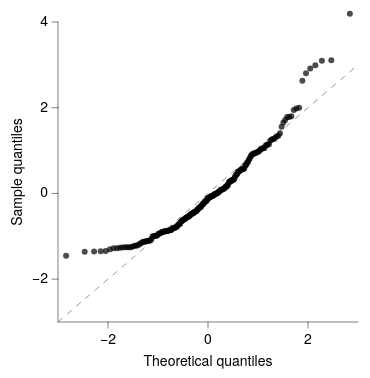

Describe this chart as a Vega-Lite specification.
### Vega-Lite specification from a JSON file in a GitHub repository (floating-point values rounded to 4 significant figures; data arrays with more than 128 entries replaced by an {"elided": "..."} marker saying what was removed)
{"background": null, "config": {"arc": {"fill": "#DBDBDB", "fillOpacity": 1.0, "innerRadius": 37.5, "padAngle": 0.03, "stroke": "black", "strokeOpacity": 1, "strokeWidth": 0.25}, "area": {"fill": "#DBDBDB", "fillOpacity": 1.0, "stroke": "black", "strokeOpacity": 1, "strokeWidth": 0.25}, "axis": {"domain": true, "domainCap": "round", "domainColor": "black", "domainWidth": 0.25, "grid": false, "gridCap": "round", "gridColor": "#F1F1F1", "gridDash": [0, 0], "gridOpacity": 1.0, "gridWidth": 0.25, "labelColor": "black", "labelFont": "Helvetica Neue, HelveticaNeue, Helvetica, Arial, sans-serif", "labelFontSize": 7, "labelFontStyle": "normal", "labelFontWeight": 400, "offset": 0, "ticks": true, "tickCap": "round", "tickColor": "black", "tickRound": false, "tickSize": 3, "tickWidth": 0.25, "titleColor": "black", "titleFont": "Helvetica Neue, HelveticaNeue, Helvetica, Arial, sans-serif", "titleFontSize": 7, "titleFontStyle": "normal", "titleFontWeight": 400}, "axisX": {"domain": true, "labelAlign": "center", "labelAngle": 0, "labels": true, "ticks": true, "translate": 0}, "axisY": {"domain": true, "labelAlign": "right", "labelAngle": 0, "labels": true, "ticks": true, "translate": 0}, "axisRight": {"domain": true, "labelAlign": "left", "labelAngle": 0, "labels": true, "ticks": true, "translate": 0}, "axisTop": {"domain": true, "labelAlign": "center", "labelAngle": 0, "labels": true, "ticks": true, "translate": 0}, "axisBand": {"tickOffset": 0}, "bar": {"fill": "#DBDBDB", "fillOpacity": 1.0, "stroke": "black", "strokeOpacity": 1, "strokeWidth": 0.25}, "boxplot": {"size": 13.5, "ticks": {"cornerRadius": 0.25, "fill": "black", "opacity": 1, "size": 6.75, "thickness": 0.25}, "box": {"fillOpacity": 1.0, "stroke": "black", "strokeOpacity": 1, "strokeWidth": 0.25}, "median": {"cornerRadius": 0, "fill": "black", "fillOpacity": 1.0, "opacity": 1, "size": 13.5, "thickness": 0.25}, "rule": {"fill": "black", "fillOpacity": 1.0, "size": 15.0, "stroke": "black", "strokeDash": [0, 0], "strokeOpacity": 1, "strokeWidth": 0.25}, "outliers": {"color": "black", "fill": "black", "fillOpacity": 1.0, "size": 0, "stroke": "black", "strokeOpacity": 1, "strokeWidth": 0.25}}, "circle": {"fill": "black", "fillOpacity": 1.0, "size": 1.875, "stroke": null, "strokeOpacity": 1, "strokeWidth": 0.25}, "errorband": {"band": {"fillOpacity": 0.6, "stroke": null, "strokeWidth": 0.25, "strokeOpacity": 1}, "borders": {"opacity": 0, "strokeOpacity": 0.25, "strokeWidth": 1}}, "errorbar": {"opacity": 1, "rule": {"strokeDash": [0, 0], "strokeWidth": 0.25}, "ticks": {"color": "black", "cornerRadius": 0.125, "opacity": 1, "size": 9.0, "thickness": 0.25}, "thickness": 0.25}, "font": "Helvetica Neue, HelveticaNeue, Helvetica, Arial, sans-serif", "geoshape": {"fill": "#DBDBDB", "fillOpacity": 1.0, "stroke": "black", "strokeOpacity": 1, "strokeWidth": 0.25}, "header": {"labelColor": "black", "labelFont": "Helvetica Neue, HelveticaNeue, Helvetica, Arial, sans-serif", "labelFontSize": 7, "labelFontStyle": "normal", "labelFontWeight": 400, "titleColor": "black", "titleFont": "Helvetica Neue, HelveticaNeue, Helvetica, Arial, sans-serif", "titleFontSize": 7, "titleFontStyle": "normal", "titleFontWeight": 400, "titlePadding": 0}, "legend": {"disable": false, "offset": 4.5, "titlePadding": 4, "labelOffset": 2, "gradientLabelOffset": 2, "gradientLength": 75.0, "gradientThickness": 7.5, "gradientOpacity": 1.0, "gradientStrokeColor": "black", "gradientStrokeWidth": 0.25, "labelColor": "black", "labelFont": "Helvetica Neue, HelveticaNeue, Helvetica, Arial, sans-serif", "labelFontSize": 7, "labelFontStyle": "normal", "labelFontWeight": 400, "strokeColor": "black", "strokeWidth": 0, "symbolSize": 42, "symbolStrokeColor": "black", "symbolStrokeWidth": 0.25, "titleColor": "black", "titleFont": "Helvetica Neue, HelveticaNeue, Helvetica, Arial, sans-serif", "titleFontSize": 7, "titleFontStyle": "normal", "titleFontWeight": 400}, "line": {"color": "black", "stroke": "black", "strokeCap": "butt", "strokeDash": [0, 0], "strokeOpacity": 1, "strokeWidth": 0.5}, "point": {"filled": true, "fill": "#DBDBDB", "fillOpacity": 1.0, "size": 7.5, "stroke": "black", "strokeOpacity": 1, "strokeWidth": 0.25}, "range": {"category": ["#B2B2B2", "#4A7CD3", "#008542", "#664CAF", "#509F98", "#636363", "#284F93", "#005226", "#382864", "#285753"], "diverging": {"scheme": ["#443E60", "#5F597E", "#7C759B", "#9994B6", "#B7B4CC", "#D6D5DC", "#F6F6F6", "#D1DAD9", "#A4C2BF", "#7AA9A4", "#578E89", "#37736E", "#1B5954"]}, "heatmap": {"scheme": ["#440154", "#472270", "#433E82", "#38598C", "#2C728E", "#238A8D", "#24A086", "#39B578", "#5DC862", "#96D646", "#CAE02D", "#FDE724"]}, "ordinal": {"scheme": ["#F1F1F1", "#DBDBDB", "#C6C6C6", "#B2B2B2", "#9D9D9D", "#898989", "#767676", "#636363", "#515151", "#404040", "#2F2F2F", "#1F1F1F"]}, "ramp": {"scheme": ["#440154", "#472270", "#433E82", "#38598C", "#2C728E", "#238A8D", "#24A086", "#39B578", "#5DC862", "#96D646", "#CAE02D", "#FDE724"]}}, "rule": {"color": "black", "stroke": "black", "strokeCap": "round", "strokeDash": [2, 2], "strokeOpacity": 1, "strokeWidth": 0.25}, "scale": {"barBandPaddingInner": 0.1, "rectBandPaddingInner": 0, "tickBandPaddingInner": 0.1, "bandPaddingOuter": 0.1, "bandWithNestedOffsetPaddingInner": 0.2, "bandWithNestedOffsetPaddingOuter": 0.2, "offsetBandPaddingInner": 0, "offsetBandPaddingOuter": 0, "round": false}, "rect": {"fill": "#DBDBDB", "fillOpacity": 1.0, "stroke": "black", "strokeOpacity": 1, "strokeWidth": 0.25}, "square": {"fill": "#DBDBDB", "fillOpacity": 1.0, "size": 15.0, "stroke": "black", "strokeOpacity": 1, "strokeWidth": 0.25}, "text": {"color": "black", "font": "Helvetica Neue, HelveticaNeue, Helvetica, Arial, sans-serif", "fontSize": 7, "fontStyle": "normal", "fontWeight": 400}, "tick": {"color": "black", "cornerRadius": 0.125, "opacity": 1.0, "size": 13.5, "thickness": 0.25}, "title": {"anchor": "middle", "frame": "group", "color": "black", "font": "Helvetica Neue, HelveticaNeue, Helvetica, Arial, sans-serif", "fontSize": 7, "fontStyle": "normal", "fontWeight": 400, "subtitleColor": "black", "subtitleFont": "Helvetica Neue, HelveticaNeue, Helvetica, Arial, sans-serif", "subtitleFontSize": "Helvetica Neue, HelveticaNeue, Helvetica, Arial, sans-serif", "subtitleFontStyle": "normal", "subtitleFontWeight": 400}, "trail": {"color": "black", "opacity": 1, "size": 0.5}, "view": {"continuousWidth": 150, "continuousHeight": 150, "discreteWidth": 150, "discreteHeight": 150, "fill": null, "stroke": null, "strokeWidth": 0.25}}, "layer": [{"data": {"name": "data-7ab47033c4fd7b2db19c4791ae4917c2"}, "mark": {"type": "line", "color": "gray", "opacity": 0.8, "strokeDash": [3, 3]}, "encoding": {"x": {"field": "q", "type": "quantitative"}, "y": {"field": "q", "type": "quantitative"}}}, {"data": {"name": "data-60e32e7209cba04fbb8cf2a463427107"}, "mark": {"type": "circle", "opacity": 0.7, "size": 9}, "encoding": {"x": {"field": "theo", "scale": {"domain": [-3, 3], "nice": false}, "title": "Theoretical quantiles", "type": "quantitative"}, "y": {"field": "samp", "scale": {"domain": [-3, 4], "nice": false}, "title": "Sample quantiles", "type": "quantitative"}}}], "$schema": "https://vega.github.io/schema/vega-lite/v6.4.1.json", "datasets": {"data-7ab47033c4fd7b2db19c4791ae4917c2": [{"q": -3.0}, {"q": 3.0}], "data-60e32e7209cba04fbb8cf2a463427107": {"elided": "220 records"}}}
